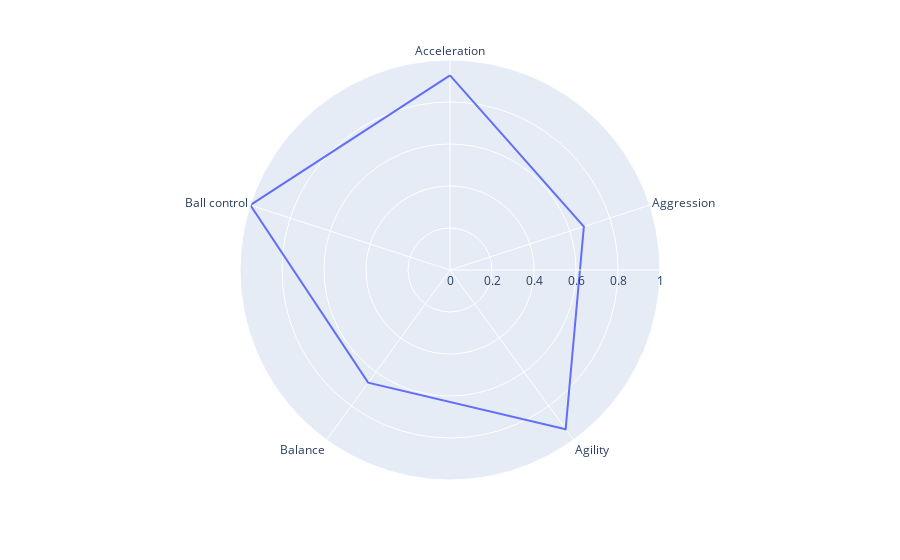
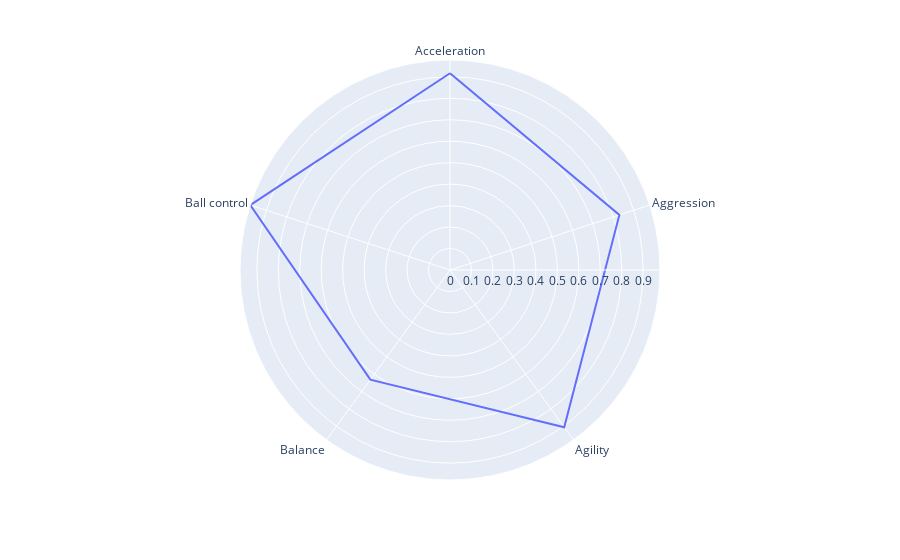
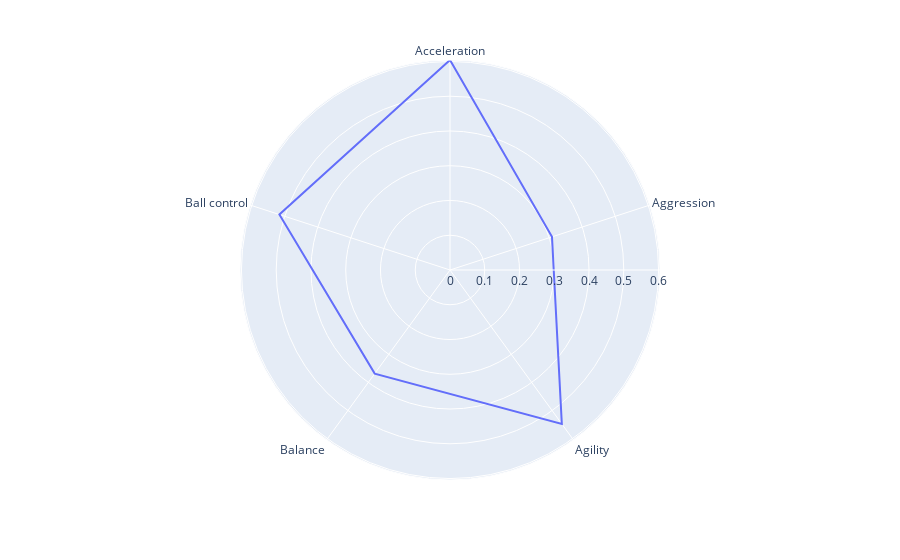
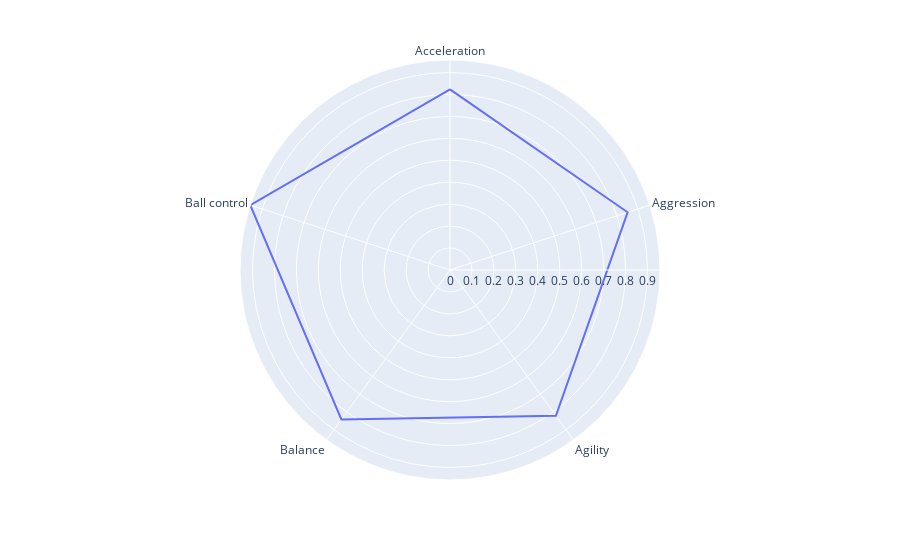

Write notebook code for charts like these, in order.
### Code cell
for pp in range(5):
    dff = pd.DataFrame(dict(
        r = list(map(float, f.iloc[pp, :])) ,
        theta=['Acceleration','Aggression','Agility', 'Balance', 'Ball control']))
    fig = px.line_polar(dff, r='r', theta='theta', line_close=True)
    fig.show()

### Figure 1 — Plotly figure (JSON) as saved in the notebook; plotly's stock layout.template omitted (floating-point values rounded to 4 significant figures)
{"data": [{"hovertemplate": "r=%{r}<br>theta=%{theta}<extra></extra>", "legendgroup": "", "line": {"color": "#636efa", "dash": "solid"}, "mode": "lines", "name": "", "r": [0.9271, 0.6702, 0.9368, 0.6632, 1, 0.9271], "showlegend": false, "subplot": "polar", "theta": ["Acceleration", "Aggression", "Agility", "Balance", "Ball control", "Acceleration"], "type": "scatterpolar"}], "layout": {"legend": {"tracegroupgap": 0}, "margin": {"t": 60}, "polar": {"angularaxis": {"direction": "clockwise", "rotation": 90}, "domain": {"x": [0, 1], "y": [0, 1]}}}}

### Figure 2 — Plotly figure (JSON) as saved in the notebook; plotly's stock layout.template omitted (floating-point values rounded to 4 significant figures)
{"data": [{"hovertemplate": "r=%{r}<br>theta=%{theta}<extra></extra>", "legendgroup": "", "line": {"color": "#636efa", "dash": "solid"}, "mode": "lines", "name": "", "r": [0.9167, 0.8298, 0.9053, 0.6316, 0.9785, 0.9167], "showlegend": false, "subplot": "polar", "theta": ["Acceleration", "Aggression", "Agility", "Balance", "Ball control", "Acceleration"], "type": "scatterpolar"}], "layout": {"legend": {"tracegroupgap": 0}, "margin": {"t": 60}, "polar": {"angularaxis": {"direction": "clockwise", "rotation": 90}, "domain": {"x": [0, 1], "y": [0, 1]}}}}

### Figure 3 — Plotly figure (JSON) as saved in the notebook; plotly's stock layout.template omitted (floating-point values rounded to 4 significant figures)
{"data": [{"hovertemplate": "r=%{r}<br>theta=%{theta}<extra></extra>", "legendgroup": "", "line": {"color": "#636efa", "dash": "solid"}, "mode": "lines", "name": "", "r": [0.6042, 0.3085, 0.5474, 0.3684, 0.5161, 0.6042], "showlegend": false, "subplot": "polar", "theta": ["Acceleration", "Aggression", "Agility", "Balance", "Ball control", "Acceleration"], "type": "scatterpolar"}], "layout": {"legend": {"tracegroupgap": 0}, "margin": {"t": 60}, "polar": {"angularaxis": {"direction": "clockwise", "rotation": 90}, "domain": {"x": [0, 1], "y": [0, 1]}}}}

### Figure 4 — Plotly figure (JSON) as saved in the notebook; plotly's stock layout.template omitted (floating-point values rounded to 4 significant figures)
{"data": [{"hovertemplate": "r=%{r}<br>theta=%{theta}<extra></extra>", "legendgroup": "", "line": {"color": "#636efa", "dash": "solid"}, "mode": "lines", "name": "", "r": [0.8229, 0.8511, 0.8211, 0.8421, 0.957, 0.8229], "showlegend": false, "subplot": "polar", "theta": ["Acceleration", "Aggression", "Agility", "Balance", "Ball control", "Acceleration"], "type": "scatterpolar"}], "layout": {"legend": {"tracegroupgap": 0}, "margin": {"t": 60}, "polar": {"angularaxis": {"direction": "clockwise", "rotation": 90}, "domain": {"x": [0, 1], "y": [0, 1]}}}}
